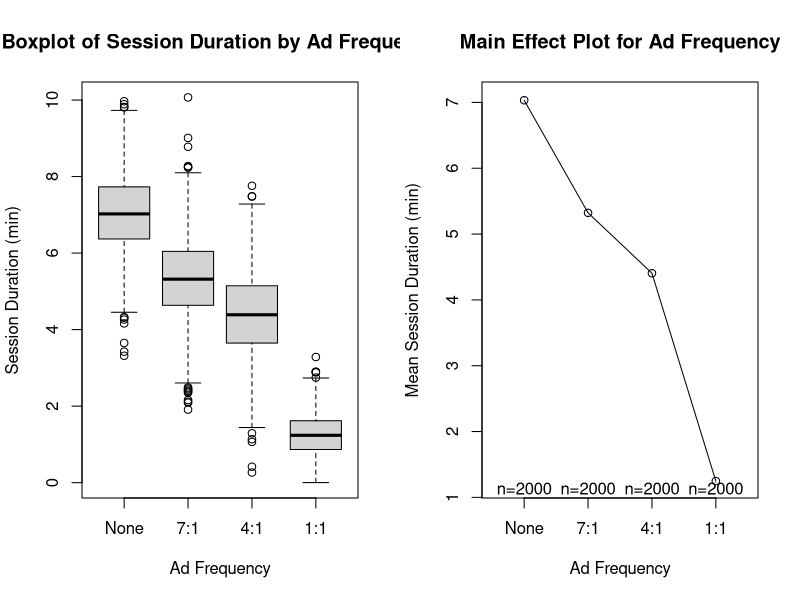
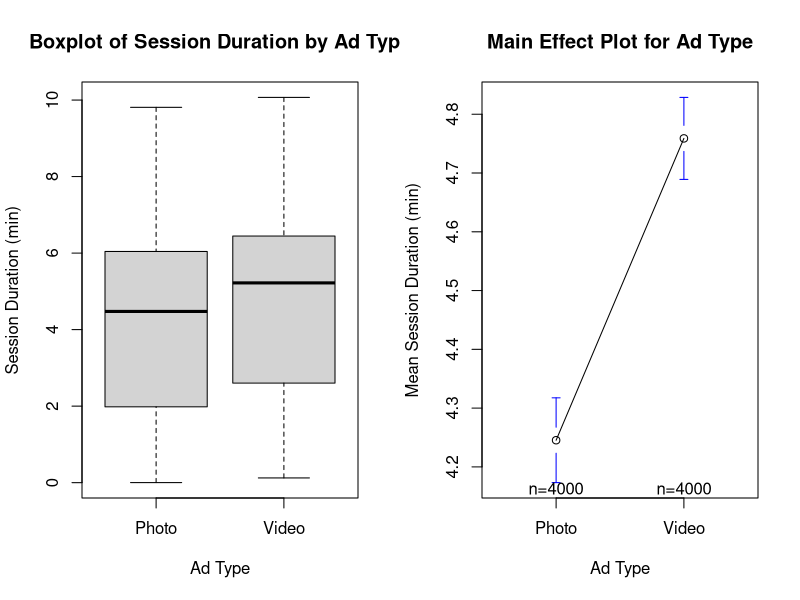
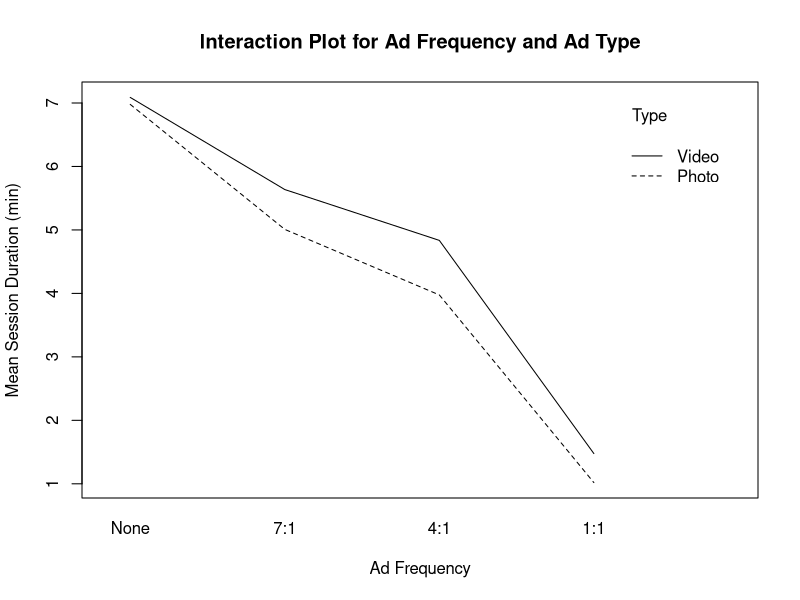
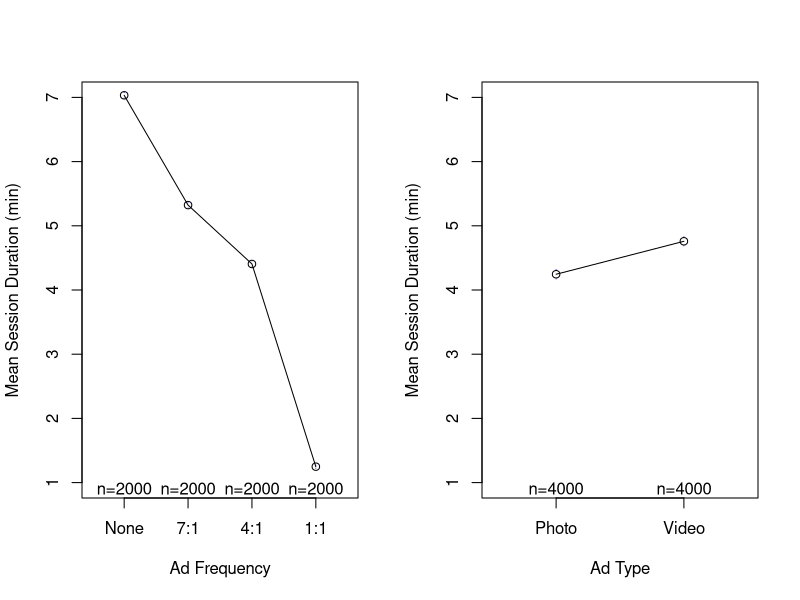
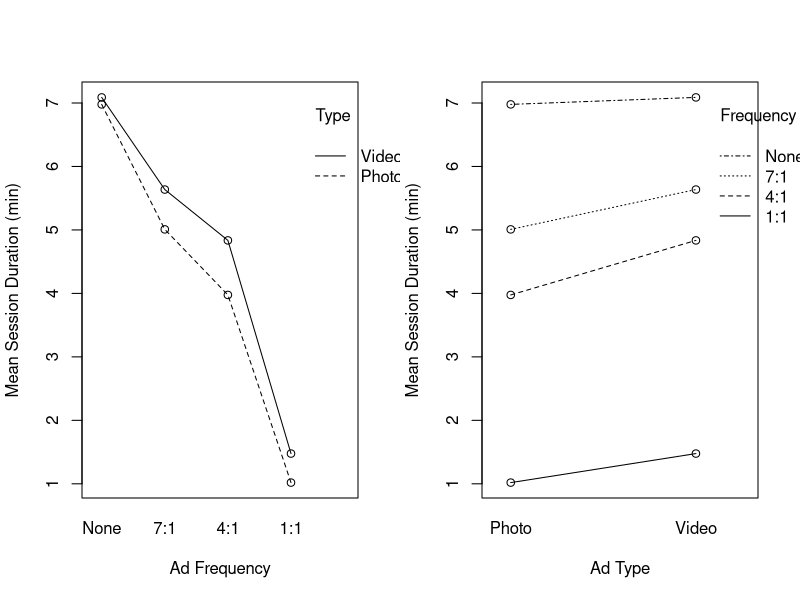

Reproduce these figures in R, in order.
## Instagram Factorial Analysis

## Get the data
setwd("/Users/ntstevens/Dropbox/Data Institute/DOE Certificate/Week 6/")
data <- read.csv(file = "instagram-factorial.csv", header = T)
Time <- data$Time
Frequency <- factor(data$Frequency, levels = c(0,1,2,3), labels = c("None", "7:1", "4:1", "1:1"))
Type <- factor(data$Type, levels = c(1,2), labels = c("Photo", "Video"))

## Numerical summaries of the data
summary(data.frame(Time, Frequency, Type))
sd(Time)

## Graphical Summaries of the data
library(gplots)
par(mfrow = c(1,2))
boxplot(Time ~ Frequency, main = "Boxplot of Session Duration by Ad Frequency", xlab = "Ad Frequency", ylab = "Session Duration (min)")
plotmeans(Time ~ Frequency, main = "Main Effect Plot for Ad Frequency", xlab = "Ad Frequency", ylab = "Mean Session Duration (min)")
boxplot(Time ~ Type, main = "Boxplot of Session Duration by Ad Type", xlab = "Ad Type", ylab = "Session Duration (min)")
plotmeans(Time ~ Type, main = "Main Effect Plot for Ad Type", xlab = "Ad Type", ylab = "Mean Session Duration (min)")
par(mfrow = c(1,1))
interaction.plot(Frequency, Type, Time, main = "Interaction Plot for Ad Frequency and Ad Type", ylab = "Mean Session Duration (min)", xlab = "Ad Frequency")

## Marginal Means
print(paste("No ads -- ", round(mean(data[data$Frequency==0,]$Time), 2), sep = ""))
print(paste("7:1 frequency -- ", round(mean(data[data$Frequency==1,]$Time), 2), sep = ""))
print(paste("4:1 frequency -- ", round(mean(data[data$Frequency==2,]$Time), 2), sep = ""))
print(paste("1:1 frequency -- ", round(mean(data[data$Frequency==3,]$Time), 2), sep = ""))

print(paste("Photo -- ", round(mean(data[data$Type==1,]$Time), 2), sep = ""))
print(paste("Video -- ", round(mean(data[data$Type==2,]$Time), 2), sep = ""))

## Notes:
# Frequency seems to be have a large and significant main effect
# Type seems to have a small and maybe significant main effect
# Interaction between Frequency and Type is existent but minimal
# Thus, the main effects seem to drive variation in the response (engagement time)

## Formal Analysis of Variance
model <- lm(Time ~ Frequency * Type)
summary(model)
anova(model)

## Notes:
# Our intuition based on the plots was correct: the interaction is minimal but significant, and 
# both main effects are, with "Frequency" explaining most of the variation in engagement time.

## The "effect" of Frequency when ad type is a photo
timeBYprev1 <- data.frame(Prev0 = data$Time[data$Frequency==0 & data$Type==1], Prev1 = data$Time[data$Frequency==1 & data$Type==1], Prev2 = data$Time[data$Frequency==2 & data$Type==1], Prev3 = data$Time[data$Frequency==3 & data$Type==1])
timeBYprev1 <- data.matrix(timeBYprev1)
apply(timeBYprev1, 2, mean) # average engagement time by ad Frequency category

effect.mat1 <- matrix(0, nrow = 4, ncol = 4)
pvalue.mat1 <- matrix(0, nrow = 4, ncol = 4)
prev <- 0:3
for (i in 1:4){
  for (j in 1:4){
    ttest <- t.test(data$Time[data$Frequency==prev[i] & data$Type==1], data$Time[data$Frequency==prev[j] & data$Type==1])
    effect.mat1[i,j] <- as.numeric(diff(ttest$estimate))
    pvalue.mat1[i,j] <- as.numeric(ttest$p.value)
  }
}
# The following matrix shows the expected change in engagement time when going from one level of Frequency to another
# The rows and columns correspond to levels 0, 1, 2, 3 (none, 7:1, 4:1, 1:1)
effect.mat1
# The following matrix shows the two sided p-values associated with the comparisons in the previous matrix
# The rows and columns correspond to levels 0, 1, 2, 3 (none, 7:1, 4:1, 1:1)
pvalue.mat1

## The "effect" of Frequency when ad Type is a video
timeBYprev2 <- data.frame(Prev0 = data$Time[data$Frequency==0 & data$Type==2], Prev1 = data$Time[data$Frequency==1 & data$Type==2], Prev2 = data$Time[data$Frequency==2 & data$Type==2], Prev3 = data$Time[data$Frequency==3 & data$Type==2])
timeBYprev2 <- data.matrix(timeBYprev2)
apply(timeBYprev2, 2, mean) # average engagement time by ad Frequency category

effect.mat2 <- matrix(0, nrow = 4, ncol = 4)
pvalue.mat2 <- matrix(0, nrow = 4, ncol = 4)
prev <- 0:3
for (i in 1:4){
  for (j in 1:4){
    ttest <- t.test(data$Time[data$Frequency==prev[i] & data$Type==2], data$Time[data$Frequency==prev[j] & data$Type==2])
    effect.mat2[i,j] <- as.numeric(diff(ttest$estimate))
    pvalue.mat2[i,j] <- as.numeric(ttest$p.value)
  }
}
# The following matrix shows the expected change in engagement time when going from one level of Frequency to another
# The rows and columns correspond to levels 0, 0.1, 0.2, 0.5
effect.mat2
# The following matrix shows the two sided p-values associated with the comparisons in the previous matrix
# The rows and columns correspond to levels 0, 1, 2, 3 (none, 7:1, 4:1, 1:1)
pvalue.mat2

## Condition Means
cond01 <- mean(data[data$Frequency==0 & data$Type == 1,]$Time)
cond02 <- mean(data[data$Frequency==0 & data$Type == 2,]$Time)
cond11 <- mean(data[data$Frequency==1 & data$Type == 1,]$Time)
cond12 <- mean(data[data$Frequency==1 & data$Type == 2,]$Time)
cond21 <- mean(data[data$Frequency==2 & data$Type == 1,]$Time)
cond22 <- mean(data[data$Frequency==2 & data$Type == 2,]$Time)
cond31 <- mean(data[data$Frequency==3 & data$Type == 1,]$Time)
cond32 <- mean(data[data$Frequency==3 & data$Type == 2,]$Time)

## Plots for notes
par(mfrow = c(1,2))
plotmeans(Time ~ Frequency, main = "", xlab = "Ad Frequency", ylab = "Mean Session Duration (min)", ylim = c(1,7))
plotmeans(Time ~ Type, main = "", xlab = "Ad Type", ylab = "Mean Session Duration (min)", ylim = c(1,7))
interaction.plot(Frequency, Type, Time, main = "", ylab = "Mean Session Duration (min)", xlab = "Ad Frequency")
points(x=c(1,1,2,2,3,3,4,4), y = c(cond01, cond02, cond11, cond12, cond21, cond22, cond31, cond32))
interaction.plot(Type, Frequency, Time, main = "", ylab = "Mean Session Duration (min)", xlab = "Ad Type")
points(x=c(1,1,1,1,2,2,2,2), y = c(cond01, cond11, cond21, cond31, cond02, cond12, cond22, cond32))
